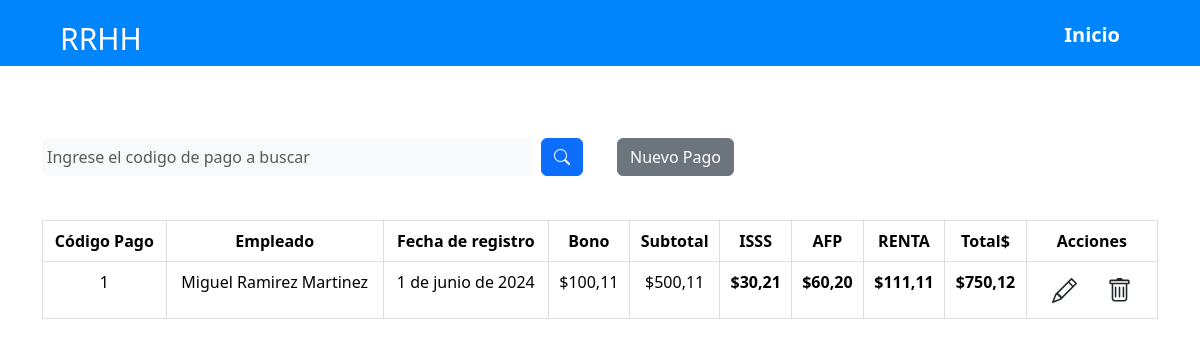
/rrhh/administrador/pagos, run on an earlier commit of the app's database.
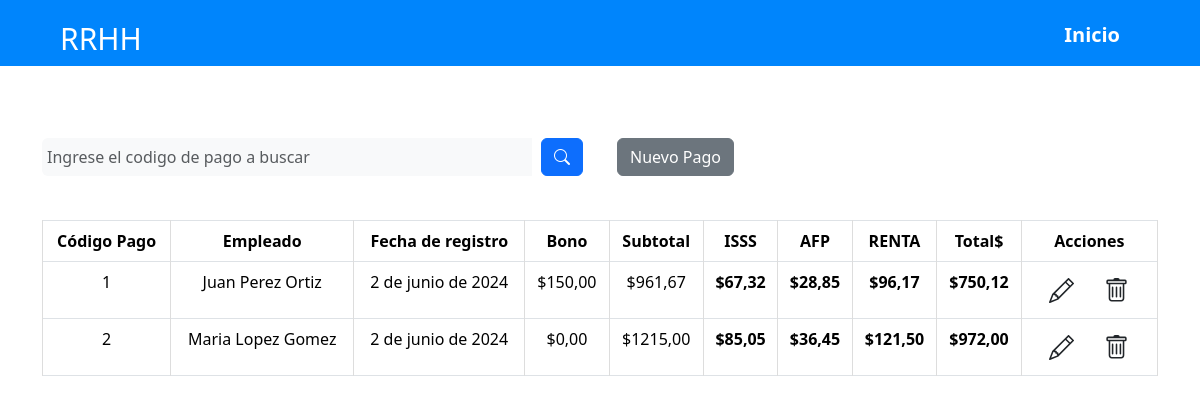
And on a later commit of the database.
### RRHH/models.py (models this page shows, shortened)
class Pago(models.Model):
    codigo_pago = models.AutoField(primary_key=True)
    carnet = models.ForeignKey(Empleado, on_delete=models.CASCADE, related_name='pagos')
    asistencia = models.ForeignKey('Asistencia', on_delete=models.CASCADE, related_name='pagos', default=1)
    bono = models.DecimalField(max_digits=10, decimal_places=2)
    subtotal = models.DecimalField(max_digits=10, decimal_places=2)
    totalpagar = models.DecimalField(max_digits=10, decimal_places=2)
    isss = models.DecimalField(max_digits=10, decimal_places=2)
    afp = models.DecimalField(max_digits=10, decimal_places=2)
    renta = models.DecimalField(max_digits=10, decimal_places=2)
    fechapago = models.DateField()

class Empleado(models.Model):
    carnet = models.CharField(max_length=6, primary_key=True)
    nombres = models.CharField(max_length=50)
    apellidos = models.CharField(max_length=50)
    dui = models.CharField(max_length=10)
    area = models.ForeignKey(Area, on_delete=models.CASCADE, related_name='empleados_area', default=1)
    cargo = models.ForeignKey(Cargo, on_delete=models.CASCADE, related_name='empleados_cargo')
    departamento = models.ForeignKey('Departamento', on_delete=models.CASCADE, related_name='empleados_departamento', default=1)
    municipio = models.ForeignKey('Municipio', on_delete=models.CASCADE, related_name='empleados_municipio', default=1)
    telefono = models.CharField(max_length=9, default='0000-0000')
    sexo = [
        ('M', 'Masculino'),
        ('F', 'Femenino')
        ]
    roles = [
        ('1', 'Administrador'),
        ('2', 'Empleado')
        ]
    rol = models.CharField(max_length=1, choices=roles, default='2')
    genero = models.CharField(max_length=1, choices=sexo, default='M')
    fechanacimiento = models.DateField()
    direccion = models.TextField()
    salariobase = models.DecimalField(max_digits=10, decimal_places=2)
    def __str__(self):
        return f'{self.nombres} {self.apellidos}'

### RRHH/views.py (the view)
# urls.py: path('administrador/pagos',GestionarPagoADView),
def GestionarPagoADView(request):
    busqueda = request.GET.get("buscar")
    pagos = Pago.objects.all()
    if busqueda:
        pagos = Pago.objects.filter(
            Q(codigo_pago__icontains =busqueda)
        ).distinct()
    data = {
        'pagos': pagos
    }
    return render(request, "ADgestionarPago.html", data)

### RRHH/templates/ADgestionarPago.html (shortened to what this page needs)
<!DOCTYPE html>
<html lang="es">
<head>
    <link href="https://cdn.jsdelivr.net/npm/bootstrap@5.3.3/dist/css/bootstrap.min.css" rel="stylesheet">
</head>
<body>
    {% extends 'navCard.html' %}
    {% block content %}
    <div>
        <main class="container">
            <br><br><br>
            <div class="filter-bar row">
                <div class="col">
                    <form class=" navbar-search" method="get">
                        <div class="input-group">
                            <input type="text" class="form-control bg-light border-0 small" placeholder="Ingrese el codigo de pago a buscar" name="buscar" value="{{ request.GET.buscar }}" style="width: 80%;">
                            <div class="input-group-append">
                            <button class="btn btn-primary" type="submit" ">
                                <i class="bi bi-search"></i>
                            </button>
                            </div>
                        </div>
                    </form>
                </div>
                <div class="col">
                    <a href="{% url 'CrearPagoView'%}">
                        <button class="btn btn-secondary">Nuevo Pago</button>
                    </a>
                </div>
            </div>
            <br>
            <div class="table-responsive">
                <table class="table table-bordered">
                    <thead class="table-header">
                        <tr>
                            <th>Código Pago</th>
                            <th>Empleado</th>
                            <th>Fecha de registro</th>
                            <th>Bono</th>
                            <th>Subtotal</th>
                            <th>ISSS</th>
                            <th>AFP</th>
                            <th>RENTA</th>
                            <th>Total$</th>
                            <th>Acciones</th>
                        </tr>
                    </thead>
                    <tbody>
                        {% for pago in pagos %}
                        <tr>
                            <td>{{pago.codigo_pago}}</td>
                            <td>{{pago.carnet}}</td>
                            <td>{{pago.fechapago}}</td>
                            <td>${{pago.bono}}</td>
                            <td>${{pago.subtotal}}</td>
                            <th>${{pago.isss}}</th>
                            <th>${{pago.afp}}</th>
                            <th>${{pago.renta}}</th>
                            <th>${{pago.totalpagar}}</th>
                            <td>
                                <a class="btn" role="button" href="{% url 'ModificarPagoView'%}" style="background-color: white;">
                                </a>
                                <a class="btn" role="button" href="#" style="background-color: white;">
                                </a>
                            </td>
                        </tr>
                        {% endfor %}
                    </tbody>
                </table>
            </div>
        </main>
    </div>
    {% endblock %}

### RRHH/templates/navCard.html (shortened to what this page needs)
<!DOCTYPE html>
<html lang="en">
<head>
    <link href="https://cdn.jsdelivr.net/npm/bootstrap@5.3.3/dist/css/bootstrap.min.css" rel="stylesheet">
    <link rel="stylesheet" href="https://cdn.jsdelivr.net/npm/bootstrap-icons@1.11.3/font/bootstrap-icons.min.css">
</head>
<body>
    <header>
        <nav>
            <h1>RRHH</h1>
            <ul>
                <li><a href="{% url 'HomeView' %}">Inicio</a></li>
            </ul>
        </nav>
    </header>
    {% block content %}
    {% endblock %}
</body>
</html>

### RRHH/templates/ADgestionarPago.html (style rules this page uses)
html,body { margin: 0; }
nav { display: flex; align-items: center; justify-content: space-between; padding-top: 20px; padding-left: 5%; padding-right: 5%; font-weight: bold; background-color: #0085fc; }
h1 { color: white; font-size: 30px; }
ul li { display: inline-block; padding: 0px 20px; font-size: 20px; }
a { color: white; text-decoration: none; }
.filter-bar { display: flex; align-items: center; flex-wrap: nowrap; gap: 10px; margin: 20px 0; }
.filter-bar select, .filter-bar input { margin-right: 10px; padding: 5px; }
table { width: 100%; margin-bottom: 20px; border-collapse: collapse; }
table th, table td { padding: 10px; border: 1px solid #ddd; text-align: center; }
.table-header { background-color: #0085fc; color: white; }

### RRHH/templates/navCard.html (style rules this page uses)
html,body { margin: 0; }
nav { display: flex; align-items: center; justify-content: space-between; padding-top: 20px; padding-left: 5%; padding-right: 5%; font-weight: bold; background-color: #0085fc; }
h1 { color: white; font-size: 30px; }
ul li { display: inline-block; padding: 0px 20px; font-size: 20px; }
a { color: white; text-decoration: none; }

What changed in the data, as far as the page shows it:
changed Pago id 1: carnet "Miguel Ramirez Martinez" → "Juan Perez Ortiz"; fechapago "1 de junio de 2024" → "2 de junio de 2024"; bono "100,11" → "150,00"; subtotal "500,11" → "961,67"; isss "30,21" → "67,32"; afp "60,20" → "28,85"; renta "111,11" → "96,17"
added Pago: codigo_pago "2", carnet "Maria Lopez Gomez", fechapago "2 de junio de 2024", bono "0,00", subtotal "1215,00", isss "85,05", afp "36,45", renta "121,50", totalpagar "972,00"
